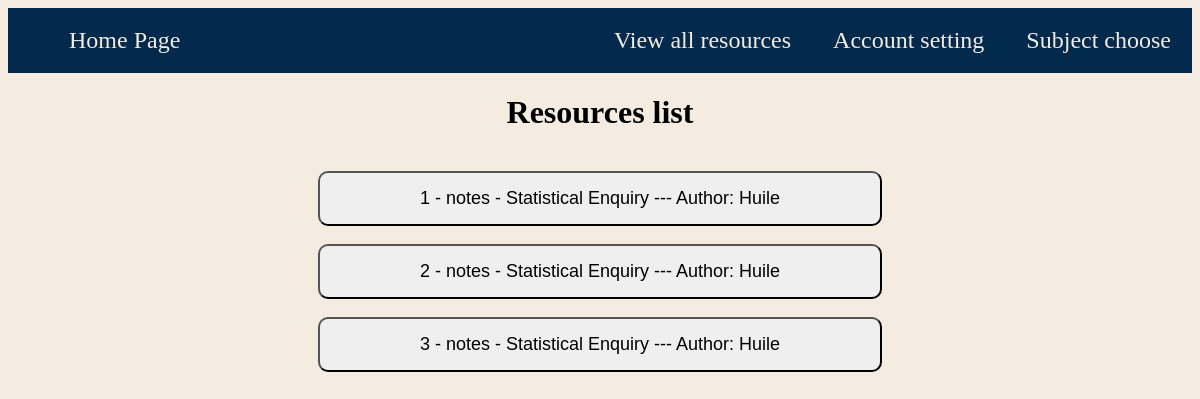
The app's page /resources_list/1 with its own data.
### tables this page shows
CREATE TABLE "resources" (unit_id INTEGER, resources_id INTEGER PRIMARY KEY, subject TEXT, unit TEXT, resources_name TEXT, path TEXT, type TEXT, author TEXT, from_link TEXT, released_year INTEGER);

### main.py (the view)
@app.route("/resources_list/<int:unit_id>", methods=['GET', 'POST'])
def resources_list(unit_id):
    conre_list = sqlite3.connect('database/database.db')
    re_cursor = conre_list.cursor()
    re_cursor.execute(
         "SELECT resources_id, resources_name, author FROM resources WHERE unit_id = ?",
         (unit_id,)
)
    resources = re_cursor.fetchall()
    conre_list.close()
    return render_template("resources_list.html", resources = resources, unit_id = unit_id)

### templates/resources_list.html (shortened to what this page needs)
<!DOCTYPE html>
<html lang="en">
  <head>
    <link rel="stylesheet" href="/static/style.css">
  </head>
  <body>
    <header>
      <Ul>
        <li><a href="{{ url_for('subjectpick')}}">Subject choose</a></li>
        <li><a href="{{ url_for('account') }}">Account setting</a></li>
        <li><a href="{{ url_for('all_resources')}}">View all resources</a></li>
        <li class="tag_left"><a href="{{ url_for('homepage')}}">Home Page</a></li>
      </Ul>
    </header>
    <main>
      <h1>Resources list</h1>
      {% for resource in resources %}
      <div class="list_display">
        <br>
        <a href="{{ url_for('resources', resource_id=resource[0])}}">
          <button class="button">
            {{ resource[1] }}
            ---
            Author:
            {{ resource[2] }}
          </button>
        </a>
      </div>
      {% endfor %}
    </main>
  </body>
</html>

### static/style.css (style rules this page uses)
:root { --background: #F4ECE1; --blue: #03294C; --orange: #FB7E0A; --end_orange_1: #fba30a; --end_orange_2: #fb7e0a; --end_orange_3:#ff6a00; --end_red_1:#ff4800; --end_blue_1:#4FABFF; --end_blue_2:#0D7BE0; --end_blue_1:#034F94; }
body { font-family: SN pro; background-color: rgb(244, 236, 225); }
h1, h2, h3, h4, h5, h6 { text-align: center; }
header { position: relative; }
ul { font-size: 150%; list-style-type: none; overflow: hidden; margin: 0; padding: 1; background-color: var(--blue); }
ul li { float: right; }
ul li a { text-decoration: none; display: block; color: var(--background); text-align: center; padding: 19px 21px; }
ul li.tag_left { float: left; }
.list_display { text-align: center; justify-content: center; }
.button { font-size: large; padding: 15px 100px; border-radius: 10px; }

### records on screen
resources: resources_name "1 - notes - Statistical Enquiry", author "Huile"
resources: resources_name "2 - notes - Statistical Enquiry", author "Huile"
resources: resources_name "3 - notes - Statistical Enquiry", author "Huile"
